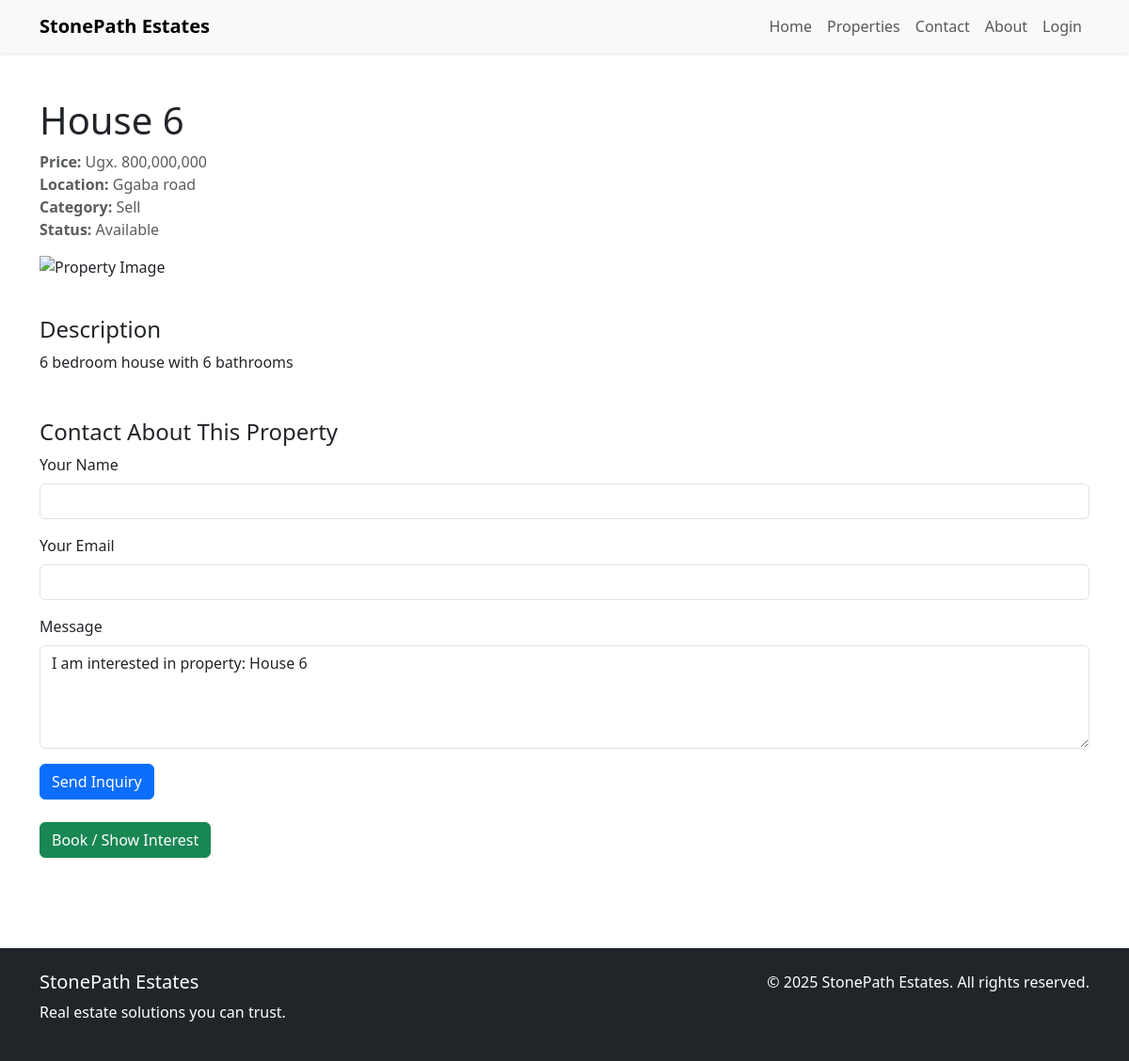
Screenshot of /property_details.php?id=8 with the database file from the repository.
### tables this page shows
CREATE TABLE `properties` (
  `id` int(11) NOT NULL,
  `title` varchar(255) NOT NULL,
  `description` text DEFAULT NULL,
  `category` varchar(50) NOT NULL,
  `preview_image` varchar(255) DEFAULT NULL,
  `price` decimal(12,2) NOT NULL,
  `location` varchar(255) NOT NULL,
  `latitude` double DEFAULT NULL,
  `longitude` double DEFAULT NULL,
  `status` enum('available','rented','sold') DEFAULT 'available',
  `image` varchar(255) DEFAULT NULL,
  `created_at` timestamp NOT NULL DEFAULT current_timestamp()
);

### property_details.php (the view, shortened to what this page needs)
<?php
require_once 'includes/connect.php';
$property_id = (int)$_GET['id'];
$stmt = $pdo->prepare("SELECT * FROM properties WHERE id = ?");
$stmt->execute([$property_id]);
$property = $stmt->fetch(PDO::FETCH_ASSOC);
$images = [];
if (!empty($property['images'])) {
    $images = explode(',', $property['images']);
} elseif (!empty($property['preview_image'])) {
    $images[] = $property['preview_image'];
}
?>
<!DOCTYPE html>
<html lang="en">
<head>
    <link href="https://cdn.jsdelivr.net/npm/bootstrap@5.3.0/dist/css/bootstrap.min.css" rel="stylesheet" />
</head>
<body>
<?php include 'includes/header.php'; ?>
<div class="container py-5">
    <h1><?= htmlspecialchars($property['title']) ?></h1>
    <p class="text-muted">
        <strong>Price:</strong> Ugx. <?= number_format($property['price']) ?><br>
        <strong>Location:</strong> <?= htmlspecialchars($property['location']) ?><br>
        <strong>Category:</strong> <?= htmlspecialchars(ucfirst($property['category'])) ?><br>
        <strong>Status:</strong> <?= htmlspecialchars(ucfirst($property['status'])) ?>
    </p>
    <div>
        <?php if (count($images) > 0): ?>
            <img id="mainImage" src="admin/includes/properties/<?= htmlspecialchars(trim($images[0])) ?>" alt="Property Image" class="property-image mb-3" />
        <?php else: ?>
            <p>No images available.</p>
        <?php endif; ?>
    </div>
    <div class="mt-4">
        <h4>Description</h4>
        <p><?= nl2br(htmlspecialchars($property['description'])) ?></p>
    </div>
    <div class="mt-5">
        <h4>Contact About This Property</h4>
        <form action="send_inquiry.php" method="POST">
            <div class="mb-3">
                <label for="name" class="form-label">Your Name</label>
                <input required type="text" id="name" name="name" class="form-control" />
            </div>
            <div class="mb-3">
                <label for="email" class="form-label">Your Email</label>
                <input required type="email" id="email" name="email" class="form-control" />
            </div>
            <div class="mb-3">
                <label for="message" class="form-label">Message</label>
                <textarea required id="message" name="message" class="form-control" rows="4">I am interested in property: <?= htmlspecialchars($property['title']) ?></textarea>
            </div>
            <button type="submit" class="btn btn-primary">Send Inquiry</button>
        </form>
    </div>
    <div class="mt-4">
        <button class="btn btn-success" onclick="alert('Thank you for your interest! We will contact you shortly.')">
            Book / Show Interest
        </button>
    </div>
</div>
<?php include 'includes/footer.php'; ?>
</body>
</html>

### property_details.php (style rules this page uses)
.property-image { height: 400px; object-fit: cover; width: 100%; }

### rows the page displays
properties: title "House 6", price "800,000,000", location "Ggaba road", category "Sell", status "Available", description "6 bedroom house with 6 bathrooms", message "I am interested in property: House 6"
